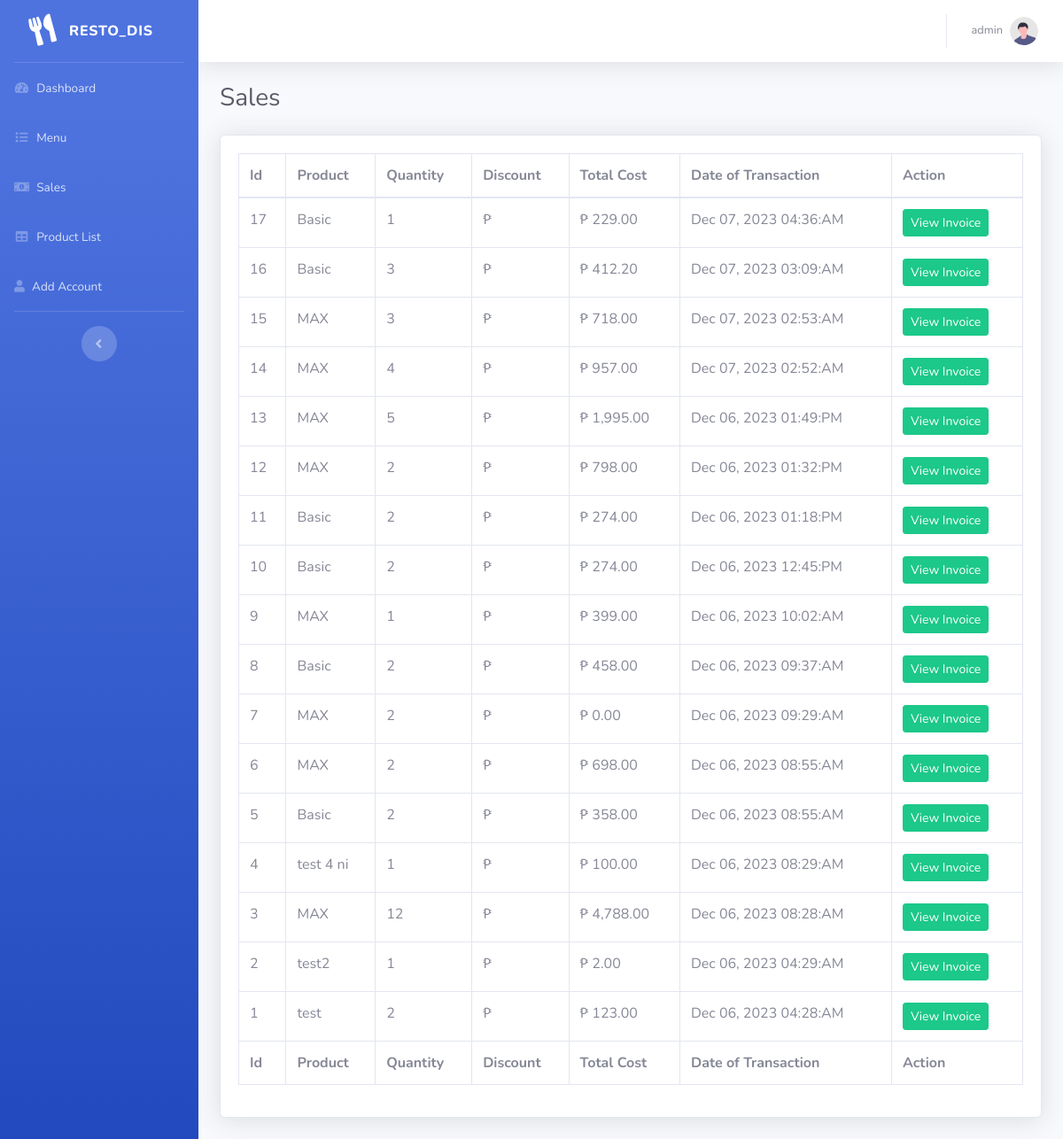
Page /views/sales.php (signed in) on the earlier database version.
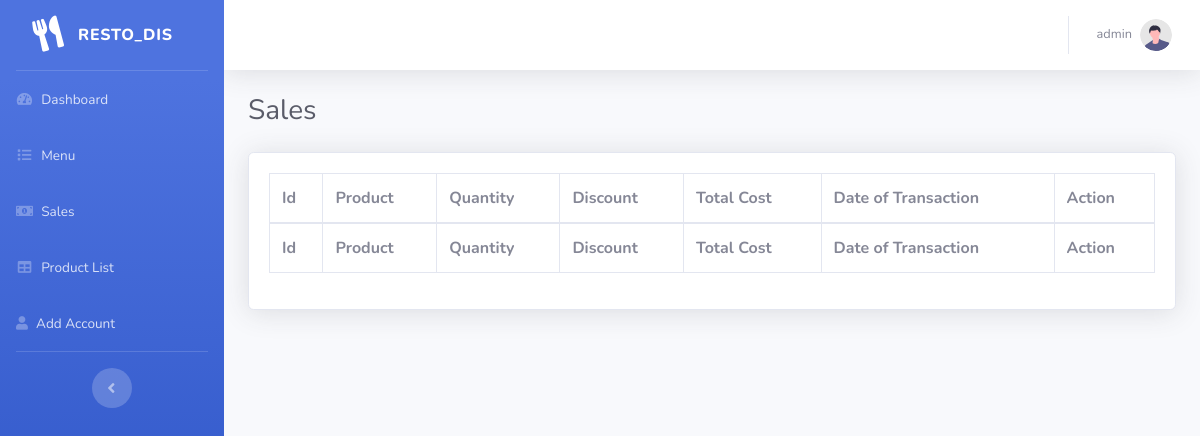
Same page on the later database version.
### tables this page shows
CREATE TABLE `transactions` (
  `id` int(11) NOT NULL,
  `customer_name` varchar(255) DEFAULT NULL,
  `product_name` varchar(255) DEFAULT NULL,
  `quantity` int(11) DEFAULT NULL,
  `discount` float DEFAULT NULL,
  `total_cost` float DEFAULT NULL,
  `transaction_Date` timestamp(6) NULL DEFAULT NULL
);

### classes/Database.php (called while the page is built, shortened)
<?php
class Database {
    private $host = 'localhost';
    private $username = 'root';
    private $password = '';
    private $database = 'php-oop';
    public function connect() {
        $conn = new mysqli($this->host, $this->username, $this->password, $this->database);
        return $conn;
    }
}
?>

### classes/Product.php (called while the page is built, shortened)
<?php
require_once 'Database.php';
class Product
{
    private $conn;
    public function __construct()
    {
        $db = new Database();
        $this->conn = $db->connect();
    }
    public function getAllSales()
    {
        $result = $this->conn->query("SELECT * FROM transactions ORDER BY transaction_Date DESC");
        return $result->fetch_all(MYSQLI_ASSOC);
    }
}

### views/sales.php (the view, shortened to what this page needs)
<?php
require_once '../classes/Product.php';
$sale = new Product();
$sales = $sale->getAllSales();
?>
<!DOCTYPE html>
<html lang="en">
<head>
    <link href="../assets/vendor/fontawesome-free/css/all.min.css" rel="stylesheet" type="text/css">
    <link href="../assets/css/sb-admin-2.min.css" rel="stylesheet">
    <link href="../assets/vendor/datatables/dataTables.bootstrap4.min.css" rel="stylesheet">
</head>
<body id="page-top">
    <div id="wrapper">
        <?php include 'sidebar.php'; ?>
        <div id="content-wrapper" class="d-flex flex-column">
            <div id="content">
                <?php include 'topbar.php'; ?>
                <div class="container-fluid">
                    <h1 class="h3 mb-4 text-gray-800">Sales</h1>
                    <div class="card shadow mb-4">
                        <div class="card-body">
                            <div class="table-responsive">
                                <table class="table table-bordered" id="dataTable" width="100%" cellspacing="0">
                                    <thead>
                                        <tr>
                                            <th>Id</th>
                                            <th>Product</th>
                                            <th>Quantity</th>
                                            <th>Discount</th>
                                            <th>Total Cost</th>
                                            <th>Date of Transaction</th>
                                            <th>Action</th>
                                        </tr>
                                    </thead>
                                    <tfoot>
                                        <tr>
                                            <th>Id</th>
                                            <th>Product</th>
                                            <th>Quantity</th>
                                            <th>Discount</th>
                                            <th>Total Cost</th>
                                            <th>Date of Transaction</th>
                                            <th>Action</th>
                                        </tr>
                                    </tfoot>
                                    <tbody>
                                        <?php foreach ($sales as $sale) : ?>
                                            <tr>
                                                <td><?php echo $sale['id']; ?></td>
                                                <td><?php echo $sale['product_name']; ?></td>
                                                <td><?php echo $sale['quantity']; ?></td>
                                                <td>₱ <?php echo $sale['discount']; ?></td>
                                                <td>₱ <?php echo number_format($sale['total_cost'], 2, '.', ','); ?></td>
                                                <td>
                                                    <?php
                                                    $date = date_create($sale['transaction_Date']);
                                                    echo date_format($date, "M d, Y h:i:A");
                                                    ?>
                                                </td>
                                                <td>
                                                    <a href="#" class="btn btn-sm btn-success" data-toggle="modal" data-target="#transactionModal_<?php echo $sale['id']; ?>">View Invoice</a>
                                                </td>
                                            </tr>
                                        <?php endforeach; ?>
                                    </tbody>
                                </table>
                            </div>
                        </div>
                    </div>
                </div>
            </div>
        </div>
    </div>
</body>
</html>

### views/sidebar.php (shortened to what this page needs)
<ul class="navbar-nav bg-gradient-primary sidebar sidebar-dark accordion" id="accordionSidebar">
    <a class="sidebar-brand d-flex align-items-center justify-content-center" href="dashboard.php">
        <div class="sidebar-brand-icon rotate-n-15">
            <i class="fas fa-solid fa-utensils"></i>
        </div>
        <div class="sidebar-brand-text mx-3">RESTO_DIS</sup></div>
    </a>
    <hr class="sidebar-divider my-0">
    <li class="nav-item">
        <a class="nav-link" href="dashboard.php">
            <i class="fas fa-fw fa-tachometer-alt"></i>
            <span>Dashboard</span></a>
    </li>
    <li class="nav-item">
        <a class="nav-link" href="menu.php">
            <i class="fas fa-fw fa-list"></i>
            <span>Menu</span></a>
    </li>
    <li class="nav-item">
        <a class="nav-link" href="sales.php">
            <i class="fas fa-money-bill-alt"></i>
            <span>Sales</span></a>
    </li>
    <li class="nav-item">
        <a class="nav-link" href="products.php">
            <i class="fas fa-fw fa-table"></i>
            <span>Product List</span></a>
    </li>
    <li class="nav-item">
        <a class="nav-link" href="add-account.php">
            <i class="fas fa-user"></i>
            <span>Add Account</span></a>
    </li>
    <hr class="sidebar-divider d-none d-md-block">
    <div class="text-center d-none d-md-inline">
        <button class="rounded-circle border-0" id="sidebarToggle"></button>
    </div>
</ul>

### views/topbar.php (shortened to what this page needs)
<nav class="navbar navbar-expand navbar-light bg-white topbar mb-4 static-top shadow">
    <ul class="navbar-nav ml-auto">
        <li class="nav-item dropdown no-arrow">
            <a class="nav-link dropdown-toggle" href="#" id="userDropdown" role="button" data-toggle="dropdown" aria-haspopup="true" aria-expanded="false">
                <span class="mr-2 d-none d-lg-inline text-gray-600 small"><?php echo $_SESSION['username']; ?></span>
                <img class="img-profile rounded-circle" src="../assets/img/undraw_profile.svg">
            </a>
        </li>
    </ul>
</nav>

Differences in the rows shown:
removed transactions: id "17", product_name "Basic", quantity "1", total_cost "229.00", transaction_Date "Dec 07, 2023 04:36:AM"
removed transactions: id "16", product_name "Basic", quantity "3", total_cost "412.20", transaction_Date "Dec 07, 2023 03:09:AM"
removed transactions: id "15", product_name "MAX", quantity "3", total_cost "718.00", transaction_Date "Dec 07, 2023 02:53:AM"
removed transactions: id "14", product_name "MAX", quantity "4", total_cost "957.00", transaction_Date "Dec 07, 2023 02:52:AM"
removed transactions: id "13", product_name "MAX", quantity "5", total_cost "1,995.00", transaction_Date "Dec 06, 2023 01:49:PM"
removed transactions: id "12", product_name "MAX", quantity "2", total_cost "798.00", transaction_Date "Dec 06, 2023 01:32:PM"
removed transactions: id "11", product_name "Basic", quantity "2", total_cost "274.00", transaction_Date "Dec 06, 2023 01:18:PM"
removed transactions: id "10", product_name "Basic", quantity "2", total_cost "274.00", transaction_Date "Dec 06, 2023 12:45:PM"
removed transactions: id "9", product_name "MAX", quantity "1", total_cost "399.00", transaction_Date "Dec 06, 2023 10:02:AM"
removed transactions: id "8", product_name "Basic", quantity "2", total_cost "458.00", transaction_Date "Dec 06, 2023 09:37:AM"
removed transactions: id "7", product_name "MAX", quantity "2", total_cost "0.00", transaction_Date "Dec 06, 2023 09:29:AM"
removed transactions: id "6", product_name "MAX", quantity "2", total_cost "698.00", transaction_Date "Dec 06, 2023 08:55:AM"
removed transactions: id "5", product_name "Basic", quantity "2", total_cost "358.00", transaction_Date "Dec 06, 2023 08:55:AM"
removed transactions: id "4", product_name "test 4 ni", quantity "1", total_cost "100.00", transaction_Date "Dec 06, 2023 08:29:AM"
removed transactions: id "3", product_name "MAX", quantity "12", total_cost "4,788.00", transaction_Date "Dec 06, 2023 08:28:AM"
removed transactions: id "2", product_name "test2", quantity "1", total_cost "2.00", transaction_Date "Dec 06, 2023 04:29:AM"
removed transactions: id "1", product_name "test", quantity "2", total_cost "123.00", transaction_Date "Dec 06, 2023 04:28:AM"
